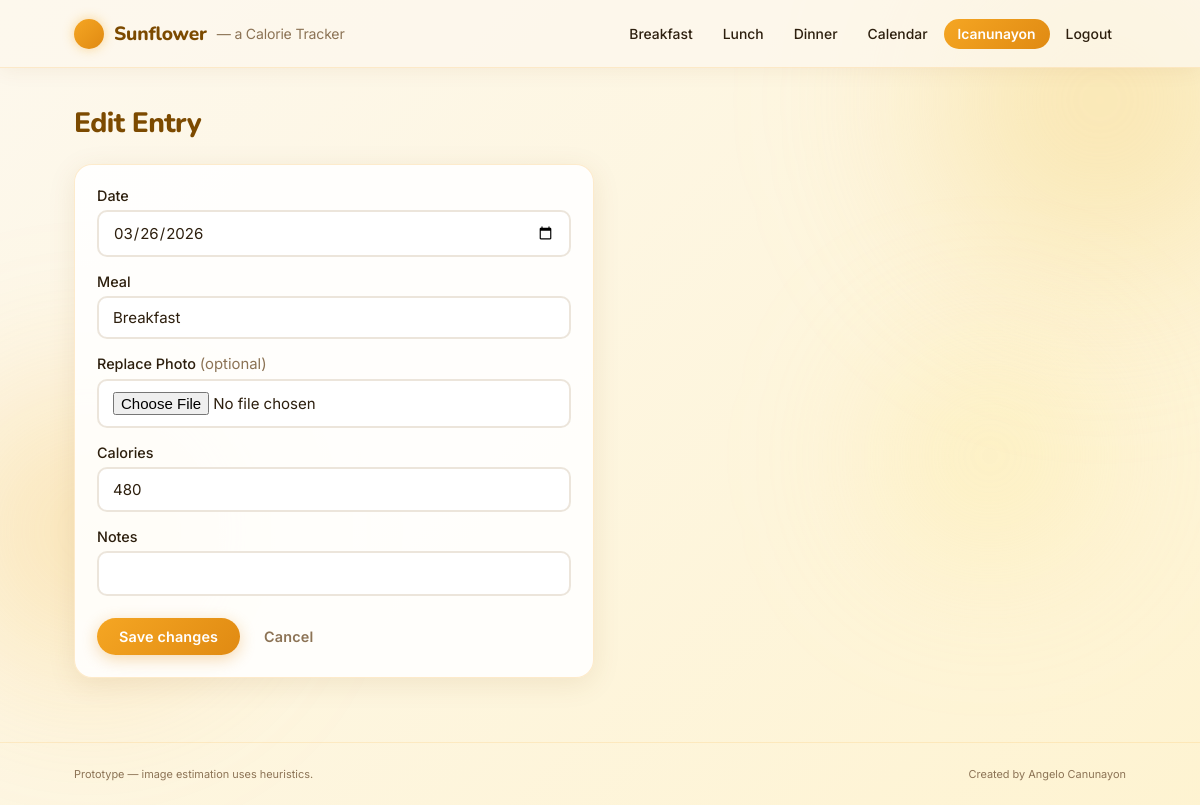
The app's page /entry/1/edit (signed in) with its own data.
### models.py (models this page shows, shortened)
class User(UserMixin, db.Model):
    id = db.Column(db.Integer, primary_key=True)
    username = db.Column(db.String(80), unique=True, nullable=False)
    password_hash = db.Column(db.String(200), nullable=False)
    created_at = db.Column(db.DateTime, server_default=db.func.now())
    entries = db.relationship('Entry', backref='user', lazy=True)
    avatar_filename = db.Column(db.String(200))
    weight_kg      = db.Column(db.Float)
    height_cm      = db.Column(db.Float)
    age            = db.Column(db.Integer)
    sex            = db.Column(db.String(10))
    activity_level = db.Column(db.String(20))
    goal_type      = db.Column(db.String(20))   # 'lose' | 'maintain' | 'gain'
    calorie_goal   = db.Column(db.Integer)

class Entry(db.Model):
    id = db.Column(db.Integer, primary_key=True)
    date = db.Column(db.String(20), nullable=False)  # ISO date
    meal = db.Column(db.String(20), nullable=False)
    food_estimate = db.Column(db.String(200))
    calories = db.Column(db.Integer)
    notes = db.Column(db.Text)
    image_filename = db.Column(db.String(200))
    created_at = db.Column(db.DateTime, server_default=db.func.now())
    user_id = db.Column(db.Integer, db.ForeignKey('user.id'), nullable=True)

### app.py (the view, shortened to what this page needs)
@app.route('/entry/<int:entry_id>/edit', methods=['GET', 'POST'])
@login_required
def edit_entry(entry_id):
    from models import Entry
    entry = Entry.query.filter_by(id=entry_id, user_id=current_user.id).first_or_404()
    return render_template('edit.html', entry=entry)

### app.py (called while the page is built)
@login_manager.user_loader
def load_user(user_id):
    from models import User
    try:
        return User.query.get(int(user_id))
    except Exception:
        return None

### templates/edit.html (shortened to what this page needs)
{% extends 'base.html' %}
{% block content %}
  <h2 class="page-heading">Edit Entry</h2>
  <div class="card form-card">
    <form method="post" enctype="multipart/form-data">
      <label>Date
        <input type="date" name="date" value="{{ entry.date }}">
      </label>
      <label>Meal
        <select name="meal">
          <option value="breakfast" {% if entry.meal=='breakfast' %}selected{% endif %}>Breakfast</option>
        </select>
      </label>
      <label>Replace Photo <span class="muted" style="font-weight:400;">(optional)</span>
        <input type="file" name="photo" accept="image/*">
      </label>
      <label>Calories
        <input type="number" name="manual_cal" value="{{ entry.calories }}">
      </label>
      <label>Notes
        <input type="text" name="notes" value="{{ entry.notes }}">
      </label>
      <div class="form-actions">
        <button class="btn btn-primary" type="submit">Save changes</button>
        <a class="btn btn-ghost" href="/day/{{ entry.date }}">Cancel</a>
      </div>
    </form>
  </div>
{% endblock %}

### templates/base.html (shortened to what this page needs)
<!doctype html>
<html lang="en">
  <head>
    <link rel="stylesheet" href="/static/style.css">
  </head>
  <body>
    <div class="bg-canvas"></div>
    <div class="bg-orb bg-orb-1"></div>
    <div class="bg-orb bg-orb-3"></div>
    <div id="site-root" class="page-enter">
      <header class="site-header">
        <div class="container header-inner">
          <h1 class="brand">
            <a href="/">
              <span class="brand-sun"></span>
              Sunflower
              <span class="brand-text-sub">— a Calorie Tracker</span>
            </a>
          </h1>
          <nav class="main-nav">
            <a class="nav-link" href="/upload/breakfast">Breakfast</a>
            <a class="nav-link" href="/upload/lunch">Lunch</a>
            <a class="nav-link" href="/upload/dinner">Dinner</a>
            <a class="nav-link" href="/calendar">Calendar</a>
            {% if current_user.is_authenticated %}
              <a class="nav-link nav-user" href="/profile">{{ current_user.username }}</a>
              <a class="nav-link" href="/logout">Logout</a>
            {% else %}
              <a class="nav-link" href="/login">Login</a>
              <a class="nav-link" href="/register">Register</a>
            {% endif %}
          </nav>
        </div>
      </header>
      <main class="container">
        <div id="page-content">
          {% block content %}{% endblock %}
        </div>
      </main>
      <footer class="site-footer">
        <div class="container footer-inner">
          <small>Prototype — image estimation uses heuristics.</small>
          <small>Created by Angelo Canunayon</small>
        </div>
      </footer>
    </div>
  </body>
</html>

### records on screen
User: username "lcanunayon"
Entry: date "03/26/2026", meal "Breakfast", manual_cal "480"
